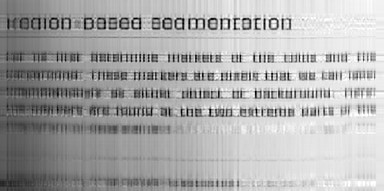
#> input picture experiments/visual_comparisons/document_rank_10.jpg, 384 x 191 px; its folder holds 4 pictures in this run
$ python run_experiments.py   (older library calls are emulated)
#> lines starting #> are read from the running program, lines starting #| are printed output that depends on the picture; pictures that were not available may be replaced by others from this repository, and a replacement may not be noted
### backend/image_utils.py
import numpy as np
from PIL import Image
import io

def load_image(file_bytes: bytes, max_size=512):
    """
    Loads an image from bytes, converts to RGB, and resizes if it's too large.
    Resizing helps keep SVD computation fast.
    """
    image = Image.open(io.BytesIO(file_bytes)).convert("RGB")

    # Resize if necessary while maintaining aspect ratio
    if max(image.width, image.height) > max_size:
        ratio = max_size / max(image.width, image.height)
        new_size = (int(image.width * ratio), int(image.height * ratio))
        image = image.resize(new_size, Image.Resampling.LANCZOS)

    img_array = np.array(image, dtype=np.float32) / 255.0
    return img_array

def image_to_bytes(img_array, format="JPEG", quality=90):
    """
    Converts a float [0, 1] numpy array to image bytes.
    """
    img_uint8 = (np.clip(img_array, 0, 1) * 255.0).astype(np.uint8)
    image = Image.fromarray(img_uint8)

    buf = io.BytesIO()
    image.save(buf, format=format, quality=quality)
    return buf.getvalue()

def calculate_complexity(img_array):
    """
    Calculates a simple image complexity measure (Edge density using Sobel).
    """
    from skimage.color import rgb2gray
    from skimage.filters import sobel

    gray_img = rgb2gray(img_array)
    edge_map = sobel(gray_img)
    # Edge density: fraction of edge pixels above a threshold
    edge_density = np.mean(edge_map > 0.05)
    return float(edge_density)

### backend/svd_engine.py
import numpy as np

def compute_svd(img_array):
    """
    Computes SVD for an image array.
    For an RGB image of shape (H, W, 3), we compute SVD per channel.
    Returns: U_channels, S_channels, Vt_channels
    """
    is_rgb = img_array.ndim == 3

    if is_rgb:
        U_channels, S_channels, Vt_channels = [], [], []
        for i in range(3):
            U, S, Vt = np.linalg.svd(img_array[:, :, i], full_matrices=False)
            U_channels.append(U)
            S_channels.append(S)
            Vt_channels.append(Vt)
        return U_channels, S_channels, Vt_channels
    else:
        U, S, Vt = np.linalg.svd(img_array, full_matrices=False)
        return [U], [S], [Vt]

def reconstruct_image(U_channels, S_channels, Vt_channels, rank):
    """
    Reconstructs an image using the first `rank` singular values.
    """
    reconstructed_channels = []

    for U, S, Vt in zip(U_channels, S_channels, Vt_channels):
        # Determine the maximum rank valid for the image
        k = min(rank, len(S))

        # A_k = U_k * S_k * Vt_k
        U_k = U[:, :k]
        S_k = np.diag(S[:k])
        Vt_k = Vt[:k, :]

        # Reconstruct the channel
        channel_rec = np.dot(U_k, np.dot(S_k, Vt_k))
        reconstructed_channels.append(channel_rec)

    if len(reconstructed_channels) == 3:
        img_rec = np.stack(reconstructed_channels, axis=2)
    else:
        img_rec = reconstructed_channels[0]

    # Clip values to [0, 1] range
    return np.clip(img_rec, 0.0, 1.0)

def get_singular_values(S_channels):
    """
    Returns the average singular values across channels for visualization.
    """
    if len(S_channels) == 3:
        avg_S = np.mean(S_channels, axis=0)
    else:
        avg_S = S_channels[0]
    return avg_S.tolist()

### backend/metrics.py
from skimage.metrics import structural_similarity as ssim
from skimage.metrics import peak_signal_noise_ratio as psnr
from skimage.metrics import mean_squared_error as mse
import numpy as np

def calculate_metrics(original_img, reconstructed_img):
    """
    Calculates SSIM, PSNR, MSE between original and reconstructed images.
    Images should be numpy arrays with values in [0, 1].
    """
    # ensure data types are float64 for metrics
    orig_float = original_img.astype(np.float64)
    rec_float = reconstructed_img.astype(np.float64)

    # Compute SSIM. We need to specify data_range and multichannel/channel_axis
    if orig_float.ndim == 3:
        # skimage version 0.19+ uses channel_axis
        try:
            ssim_val = ssim(orig_float, rec_float, data_range=1.0, channel_axis=-1)
        except TypeError:
            ssim_val = ssim(orig_float, rec_float, data_range=1.0, multichannel=True)
    else:
        ssim_val = ssim(orig_float, rec_float, data_range=1.0)

    psnr_val = psnr(orig_float, rec_float, data_range=1.0)
    mse_val = mse(orig_float, rec_float)

    return {
        "ssim": float(ssim_val),
        "psnr": float(psnr_val),
        "mse": float(mse_val)
    }

def calculate_storage_reduction(original_shape, rank):
    """
    Calculates the compression ratio and storage reduction percentage.
    For an M x N image with 3 channels:
    Original parameters = M * N * 3
    Compressed parameters = (M * rank + rank + rank * N) * 3
                          = rank * (M + N + 1) * 3
    """
    H = original_shape[0]
    W = original_shape[1]
    channels = original_shape[2] if len(original_shape) == 3 else 1

    original_params = H * W * channels
    compressed_params = rank * (H + W + 1) * channels

    compression_ratio = original_params / compressed_params if compressed_params > 0 else 1
    storage_reduction = (1 - (compressed_params / original_params)) * 100

    return {
        "original_params": int(original_params),
        "compressed_params": int(compressed_params),
        "compression_ratio": float(compression_ratio),
        "storage_reduction_percent": float(storage_reduction)
    }

### backend/adaptive_rank.py
from svd_engine import reconstruct_image
from metrics import calculate_metrics

def find_adaptive_rank(original_img, U, S, Vt, target_ssim, max_rank, step=5):
    """
    Finds the minimum rank required to achieve the target SSIM.
    Uses a simple incremental or binary search strategy.
    Because SSIM generally increases monotonically with rank, binary search is efficient.
    """
    low = 1
    high = max_rank
    best_rank = high

    # Let's use binary search to quickly zero in on the required rank
    while low <= high:
        mid = (low + high) // 2

        reconstructed = reconstruct_image(U, S, Vt, mid)
        metrics = calculate_metrics(original_img, reconstructed)
        current_ssim = metrics['ssim']

        if current_ssim >= target_ssim:
            best_rank = mid
            high = mid - 1
        else:
            low = mid + 1

    # For safety, let's verify if best_rank really meets the target
    # If binary search fails due to non-monotonicity (rare but possible), fallback to incremental
    reconstructed = reconstruct_image(U, S, Vt, best_rank)
    metrics = calculate_metrics(original_img, reconstructed)

    if metrics['ssim'] < target_ssim and best_rank < max_rank:
        # Incremental search from best_rank upwards if we slightly missed
        for r in range(best_rank + 1, max_rank + 1):
            reconstructed = reconstruct_image(U, S, Vt, r)
            metrics = calculate_metrics(original_img, reconstructed)
            if metrics['ssim'] >= target_ssim:
                return r, metrics
        return max_rank, metrics

    return best_rank, metrics

### experiments/run_experiments.py
import os
import sys
import pandas as pd
import matplotlib.pyplot as plt
import numpy as np

# Add backend to path to import modules
sys.path.append(os.path.join(os.path.dirname(__file__), '..', 'backend'))

from image_utils import load_image, calculate_complexity, image_to_bytes
from svd_engine import compute_svd, reconstruct_image, get_singular_values
from metrics import calculate_metrics, calculate_storage_reduction
from adaptive_rank import find_adaptive_rank

DATASETS_DIR = os.path.join(os.path.dirname(__file__), '..', 'datasets')
RESULTS_DIR = os.path.join(os.path.dirname(__file__), 'results')
PLOTS_DIR = os.path.join(os.path.dirname(__file__), 'plots')
VISUALS_DIR = os.path.join(os.path.dirname(__file__), 'visual_comparisons')

def run_experiments():
    images = [f for f in os.listdir(DATASETS_DIR) if f.endswith(('.jpg', '.png'))]

    all_results = []
    adaptive_results = []
    complexity_results = []

    ranks_to_test = [5, 10, 20, 30, 50, 75, 100]
    target_ssims = [0.80, 0.90, 0.95]

    # 1. Quality vs Compression
    # 2. Target Quality Experiment
    # 3. Fixed vs Adaptive (e.g. Fixed rank 30 vs Adaptive 0.90)

    for img_name in images:
        print(f"Processing {img_name}...")
        category = os.path.splitext(img_name)[0]
        img_path = os.path.join(DATASETS_DIR, img_name)

        with open(img_path, "rb") as f:
            img_bytes = f.read()

        img_array = load_image(img_bytes, max_size=512)
#> in load_image, image is the input picture: PIL image 384x191 RGB; min 0, max 255, mean 171.1
        H, W = img_array.shape[0], img_array.shape[1]
#> H = 191; W = 384
        max_rank = min(H, W)
#> max_rank = 191

        complexity = calculate_complexity(img_array)
#> in calculate_complexity, `edge_map = sobel(gray_img)`:
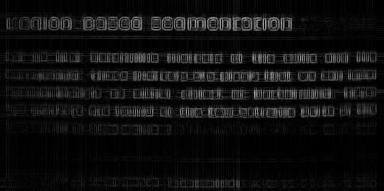
#> edge_map: shape (191, 384) float32; min 0, max 0.634, mean 0.0643
#> in calculate_complexity, `edge_density = np.mean(edge_map > 0.05)`: edge_density = 0.325
#> complexity = 0.325

        U, S, Vt = compute_svd(img_array)
#> the loop in compute_svd, `for i in range(3):` made 3 passes
#> pass 1, in compute_svd, `U, S, Vt = np.linalg.svd(img_array[:, :, i], full_matrices=False)`:
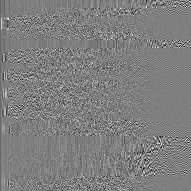
#> U: shape (191, 191) float32; min -0.457, max 0.459, mean -0.000316; drawn with min black and max white
#> pass 1, in compute_svd, `U, S, Vt = np.linalg.svd(img_array[:, :, i], full_matrices=False)`:
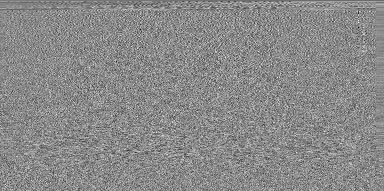
#> Vt: shape (191, 384) float32; min -0.293, max 0.249, mean -0.000401; drawn with min black and max white
#> after the loop in compute_svd, `for i in range(3):`: S_channels = 3 items
#> U = 3 items; S = 3 items; Vt = 3 items

        # Singular value plot
        sv = get_singular_values(S)
#> in get_singular_values, `avg_S = np.mean(S_channels, axis=0)`: avg_S = 191 values, max 188.1 at index 0, min 0.0106 at index 190, mean 1.53
#> sv has the same summary as avg_S in get_singular_values
        plt.figure()
        plt.plot(sv[:min(200, len(sv))])
        plt.title(f"Singular Value Decay: {category}")
        plt.xlabel("Index")
        plt.ylabel("Magnitude")
        plt.savefig(os.path.join(PLOTS_DIR, f"{category}_sv_decay.png"))
#> figure, not shown here; curve peaks at x = 0, y = 188.1
        plt.close()

        # Fixed ranks
        for k in ranks_to_test:
            rec = reconstruct_image(U, S, Vt, k)
            metrics = calculate_metrics(img_array, rec)
            storage = calculate_storage_reduction(img_array.shape, k)
            all_results.append({
                "Image": category,
                "Rank": k,
                "SSIM": metrics['ssim'],
                "PSNR": metrics['psnr'],
                "MSE": metrics['mse'],
                "CompressionRatio": storage['compression_ratio'],
                "StorageReduction": storage['storage_reduction_percent']
            })

            # Save visual comparison for k
            if k in [5, 10, 20, 50]:
                rec_bytes = image_to_bytes(rec)
                with open(os.path.join(VISUALS_DIR, f"{category}_rank_{k}.jpg"), "wb") as out:
                    out.write(rec_bytes)
#> this loop made 7 passes
#> (ssim_val in calculate_metrics, psnr_val in calculate_metrics, metrics) on passes 2 to 7: (0.989, 42, {'ssim': 0.989, 'psnr': 42, 'mse': 6.3e-05}), (0.991, 43.49, {'ssim': 0.991, 'psnr': 43.49, 'mse': 4.48e-05}), (0.992, 44.64, {'ssim': 0.992, 'psnr': 44.64, 'mse': 3.44e-05}), (0.995, 46.82, {'ssim': 0.995, 'psnr': 46.82, 'mse': 2.08e-05}), (0.997, 49.83, {'ssim': 0.997, 'psnr': 49.83, 'mse': 1.04e-05}), (0.998, 53.39, {'ssim': 0.998, 'psnr': 53.39, 'mse': 4.58e-06})
#> (ssim_val in calculate_metrics, psnr_val in calculate_metrics, mse_val in calculate_metrics) on pass 1: (0.803, 24.04, 0.00395)
#> pass 1, in run_experiments, `rec = reconstruct_image(U, S, Vt, k)`:
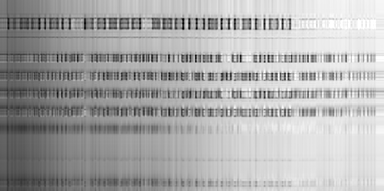
#> rec: shape (191, 384, 3) float32; min 0, max 1, mean 0.671
#> after the loop, all_results = 7 items

        # Adaptive ranks
        for target in target_ssims:
            best_rank, metrics = find_adaptive_rank(img_array, U, S, Vt, target, max_rank)
            storage = calculate_storage_reduction(img_array.shape, best_rank)
            adaptive_results.append({
                "Image": category,
                "TargetSSIM": target,
                "SelectedRank": best_rank,
                "ActualSSIM": metrics['ssim'],
                "PSNR": metrics['psnr'],
                "StorageReduction": storage['storage_reduction_percent']
            })

            if target == 0.90:
                complexity_results.append({
                    "Image": category,
                    "Complexity": complexity,
                    "RequiredRank": best_rank
                })
                # Save visual comparison for adaptive 0.90
                rec = reconstruct_image(U, S, Vt, best_rank)
                rec_bytes = image_to_bytes(rec)
                with open(os.path.join(VISUALS_DIR, f"{category}_adaptive_0.90.jpg"), "wb") as out:
                    out.write(rec_bytes)
#> this loop made 3 passes
#> (best_rank, compressed_params in calculate_storage_reduction, compression_ratio in calculate_storage_reduction, storage_reduction in calculate_storage_reduction) on passes 1 to 2: (5, 8640, 25.47, 96.07), (8, 13824, 15.92, 93.72)
#> (metrics, best_rank, compressed_params in calculate_storage_reduction, compression_ratio in calculate_storage_reduction, storage_reduction in calculate_storage_reduction) on pass 3: ({'ssim': 0.989, 'psnr': 42, 'mse': 6.3e-05}, 10, 17280, 12.73, 92.15)
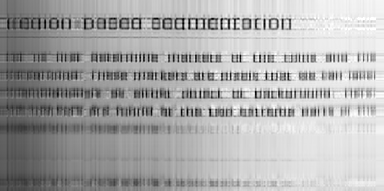
#> rec: shape (191, 384, 3) float32; min 0, max 1, mean 0.671
#> after the loop, adaptive_results = 3 items; complexity_results = 1 item

        # Save original
        with open(os.path.join(VISUALS_DIR, f"{category}_original.jpg"), "wb") as out:
            out.write(image_to_bytes(img_array))

    # Save CSVs
    pd.DataFrame(all_results).to_csv(os.path.join(RESULTS_DIR, "all_results.csv"), index=False)
    pd.DataFrame(adaptive_results).to_csv(os.path.join(RESULTS_DIR, "adaptive_results.csv"), index=False)
    pd.DataFrame(complexity_results).to_csv(os.path.join(RESULTS_DIR, "complexity_results.csv"), index=False)

    # Generate Plots
    df_all = pd.DataFrame(all_results)
#> df_all = table of 7 rows and 7 columns

    # 1. Rank vs SSIM
    plt.figure()
    for img in images:
        cat = os.path.splitext(img)[0]
        subset = df_all[df_all['Image'] == cat]
        plt.plot(subset['Rank'], subset['SSIM'], marker='o', label=cat)
#> this loop made 1 pass
#> subset on pass 1: table of 7 rows and 7 columns
    plt.title("Rank vs SSIM")
    plt.xlabel("Rank")
    plt.ylabel("SSIM")
    plt.legend()
    plt.savefig(os.path.join(PLOTS_DIR, "rank_vs_ssim.png"))
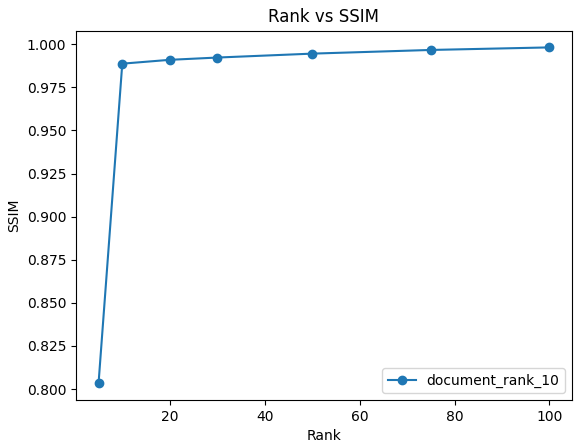
#> figure drawn by matplotlib, 1 panel
    plt.close()

    # 2. Complexity vs Rank (Target 0.90)
    df_comp = pd.DataFrame(complexity_results)
#> df_comp = table of 1 rows and 3 columns
    plt.figure()
    plt.scatter(df_comp['Complexity'], df_comp['RequiredRank'])
    for i, row in df_comp.iterrows():
        plt.annotate(row['Image'], (row['Complexity'], row['RequiredRank']))
#> this loop made 1 pass
    plt.title("Image Complexity vs Required Rank (SSIM=0.90)")
    plt.xlabel("Complexity (Edge Density)")
    plt.ylabel("Required Rank")
    plt.savefig(os.path.join(PLOTS_DIR, "complexity_vs_rank.png"))
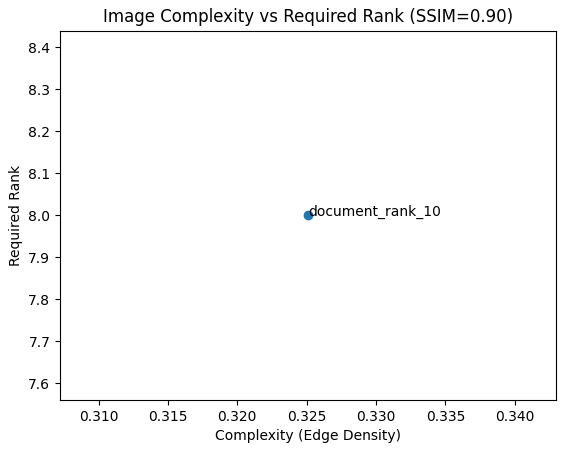
#> figure drawn by matplotlib, 1 panel
    plt.close()

    print("Experiments completed.")

if __name__ == "__main__":
    run_experiments()

$ run again, on experiments/visual_comparisons/landscape_rank_10.jpg
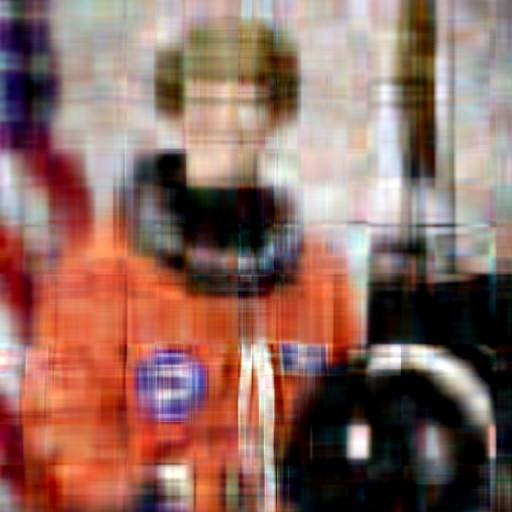
#> input picture experiments/visual_comparisons/landscape_rank_10.jpg, 512 x 512 px
#> in load_image, image is the input picture: PIL image 512x512 RGB; mean R, G, B 141.8, 106.1, 96.9
#> in calculate_complexity, `edge_map = sobel(gray_img)`:
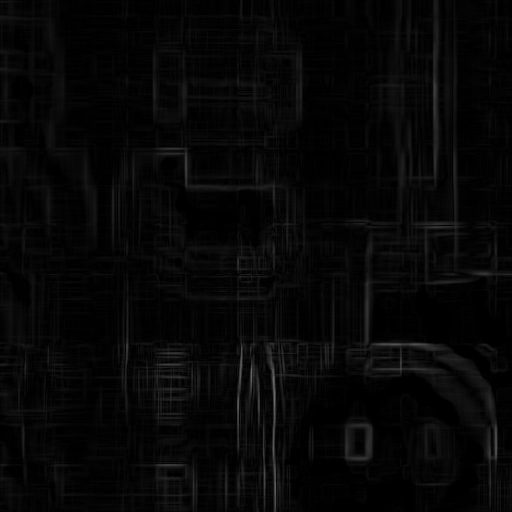
#> edge_map: shape (512, 512) float32; min 0, max 0.422, mean 0.0277
#> edge_density = 0.14
#> after the loop in compute_svd, `for i in range(3):`: S_channels = 3 items
#> avg_S = 512 values, max 247.7 at index 0, min 6.06e-05 at index 511, mean 1.2
#> sv has the same summary as avg_S in get_singular_values
#> the loop in run_experiments, `for k in ranks_to_test:` made 7 passes
#> (ssim_val in calculate_metrics, psnr_val in calculate_metrics, metrics) on passes 2 to 7: (0.976, 40.86, {'ssim': 0.976, 'psnr': 40.86, 'mse': 8.2e-05}), (0.985, 44.39, {'ssim': 0.985, 'psnr': 44.39, 'mse': 3.64e-05}), (0.99, 46.43, {'ssim': 0.99, 'psnr': 46.43, 'mse': 2.28e-05}), (0.995, 48.99, {'ssim': 0.995, 'psnr': 48.99, 'mse': 1.26e-05}), (0.997, 51.28, {'ssim': 0.997, 'psnr': 51.28, 'mse': 7.44e-06}), (0.998, 53.06, {'ssim': 0.998, 'psnr': 53.06, 'mse': 4.94e-06})
#> after the loop in run_experiments, `for k in ranks_to_test:`: all_results = 7 items
#> the loop in run_experiments, `for target in target_ssims:` made 3 passes
#> (compressed_params in calculate_storage_reduction, compression_ratio in calculate_storage_reduction, storage_reduction in calculate_storage_reduction) on passes 1 to 2: (24600, 31.97, 96.87), (27675, 28.42, 96.48)
#> after the loop in run_experiments, `for target in target_ssims:`: adaptive_results = 3 items; complexity_results = 1 item
#> df_all = table of 7 rows and 7 columns
#> the loop in run_experiments, `for img in images:` made 1 pass
#> subset on pass 1: table of 7 rows and 7 columns
#> df_comp = table of 1 rows and 3 columns
#> the loop in run_experiments, `for i, row in df_comp.iterrows():` made 1 pass
#> in run_experiments, `plt.savefig(os.path.join(PLOTS_DIR, "complexity_vs_rank.png"))`:
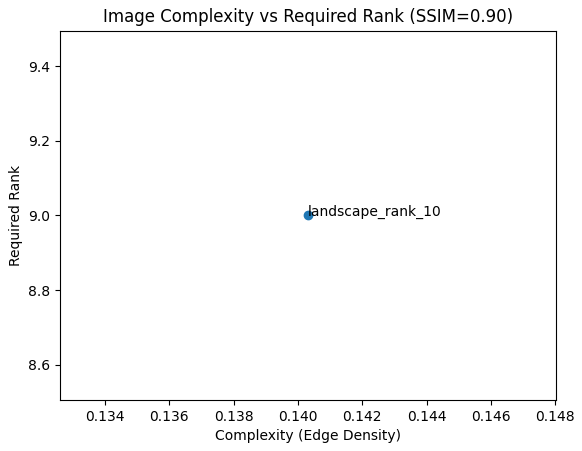
#> figure drawn by matplotlib, 1 panel
